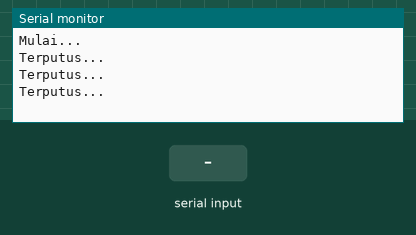
This sketch was run on a simulated Arduino Uno, built with avr-gcc and run on an emulated ATmega328P. Shown: the last lines printed to the serial monitor. The test bench sets the inputs (shaded band).

Above: at 4.8 s.
4.9 s: "1" received over the second serial link
At 6.9 s:
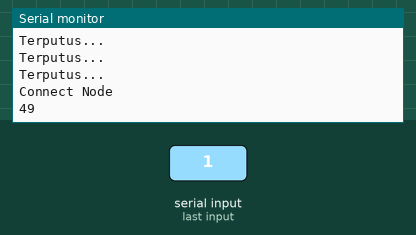
7.6 s: "0" received over the second serial link
At 8.4 s:
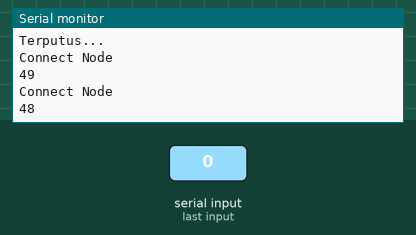
10.3 s: "2" received over the second serial link
At 12.7 s:
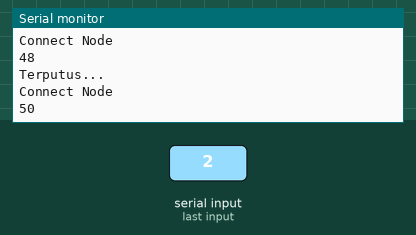

Measured:
- after the input at 4.9 s, the serial monitor: prints a new line after 1.1 s (image 1)
- after the input at 7.6 s, the serial monitor: prints a new line after 0.42 s (image 2)
- after the input at 10.3 s, the serial monitor: prints a new line after 1.7 s (image 3)

The sketch:

NodeMCU_Single_Data_Komunikasi_Serial.ino
```cpp
#include <SoftwareSerial.h>
SoftwareSerial s(13,2); // (Rx, Tx)

int data;

void setup() {
  s.begin(9600);
  Serial.begin(9600);
  Serial.println("Mulai...");
}

void loop() {
//  s.write("s");
  if (s.available()>0)
  { Serial.println("Connect Node");
    data=s.read();
    Serial.println(data);
  }else{
    Serial.println("Terputus...");
  }
  delay(2000);
}
```
